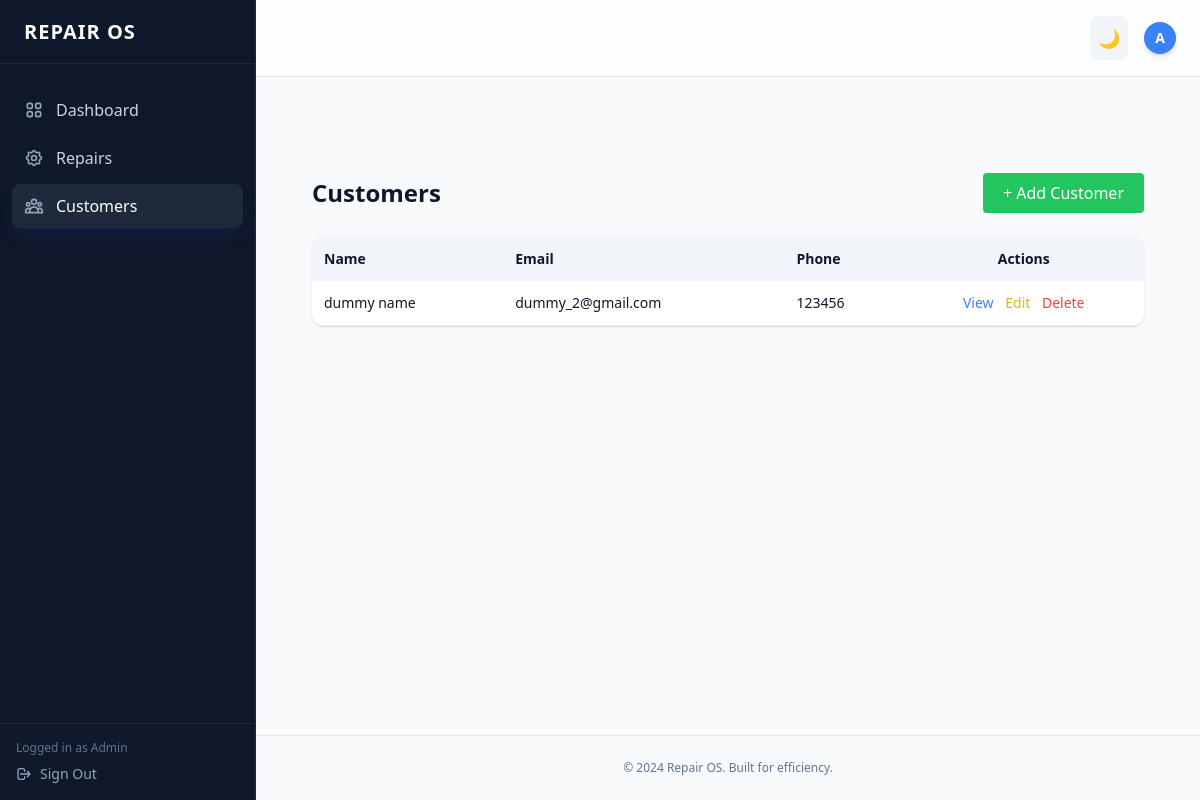
/customer/view (signed in), run on an earlier commit of the app's database.
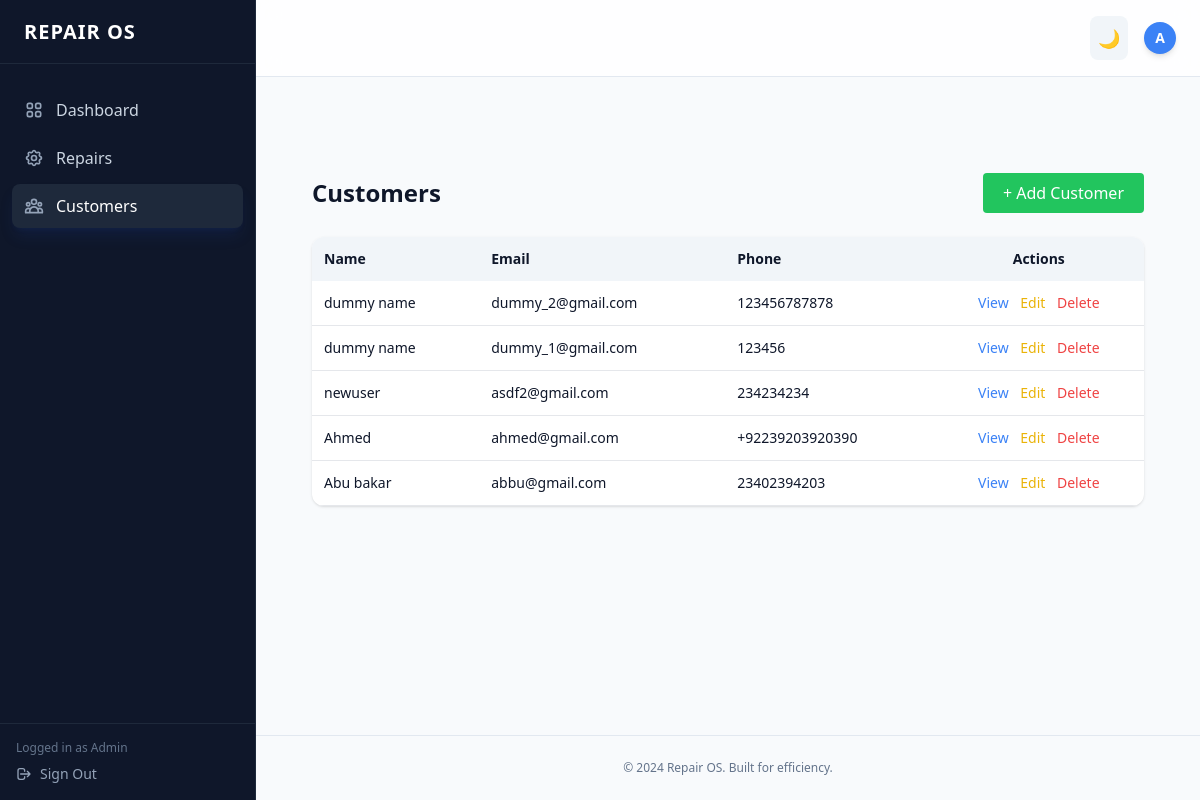
And on a later commit of the database.
### app/models/customer.py (models this page shows)
class Customer(db.Model):
    id = db.Column(db.Integer, primary_key=True)
    name = db.Column(db.String(100), nullable=False)
    email = db.Column(db.String(120), unique=True, nullable=True)
    phone = db.Column(db.String(20), nullable=False)
    created_at = db.Column(db.DateTime, server_default=db.func.now())

### app/routes/customer.py (the view)
@customer_bp.route("/view", methods=["GET"])
def view_customers():
    if "user_id" not in session:
        return redirect(url_for("auth.login"))
    customers = Customer.query.all()
    return render_template("customers/list.html", customers=customers)

### app/templates/customers/list.html
{% extends "base.html" %}
{% block content %}
<section class="max-w-6xl mx-auto px-6 py-16">
<div class="flex justify-between items-center mb-6">
    <h2 class="text-2xl font-bold">Customers</h2>
    <a href="{{ url_for('customer.add_customer') }}"
       class="bg-green-500 text-white px-5 py-2 rounded">
        + Add Customer
    </a>
</div>
<div class="bg-white dark:bg-slate-900 shadow rounded-xl overflow-hidden">
<table class="w-full text-sm">
    <thead class="bg-slate-100 dark:bg-slate-800">
        <tr>
            <th class="p-3 text-left">Name</th>
            <th class="p-3 text-left">Email</th>
            <th class="p-3 text-left">Phone</th>
            <th class="p-3 text-center">Actions</th>
        </tr>
    </thead>
    <tbody>
    {% for c in customers %}
        <tr class="border-b dark:border-slate-700">
            <td class="p-3">{{ c.name }}</td>
            <td class="p-3">{{ c.email }}</td>
            <td class="p-3">{{ c.phone }}</td>
            <td class="p-3 text-center space-x-2">
                <a href="{{ url_for('customer.customer_details', id=c.id) }}"
                   class="text-blue-500">View</a>
                <a href="{{ url_for('customer.edit_customer', id=c.id) }}"
                   class="text-yellow-500">Edit</a>
                <form method="post"
                      action="{{ url_for('customer.delete_customer', id=c.id) }}"
                      class="inline"
                      onsubmit="return confirm('Delete customer?')">
                    <button class="text-red-500">Delete</button>
                </form>
            </td>
        </tr>
    {% else %}
        <tr>
            <td colspan="4" class="p-6 text-center text-slate-500">
                No customers found
            </td>
        </tr>
    {% endfor %}
    </tbody>
</table>
</div>
</section>
{% endblock %}

What changed in the data, as far as the page shows it:
changed Customer "dummy_2@gmail.com": phone "123456" → "123456787878"
added Customer: name "dummy name", email "dummy_1@gmail.com", phone "123456"
added Customer: name "newuser", email "asdf2@gmail.com", phone "234234234"
added Customer: name "Ahmed", email "ahmed@gmail.com", phone "+92239203920390"
added Customer: name "Abu bakar", email "abbu@gmail.com", phone "23402394203"
